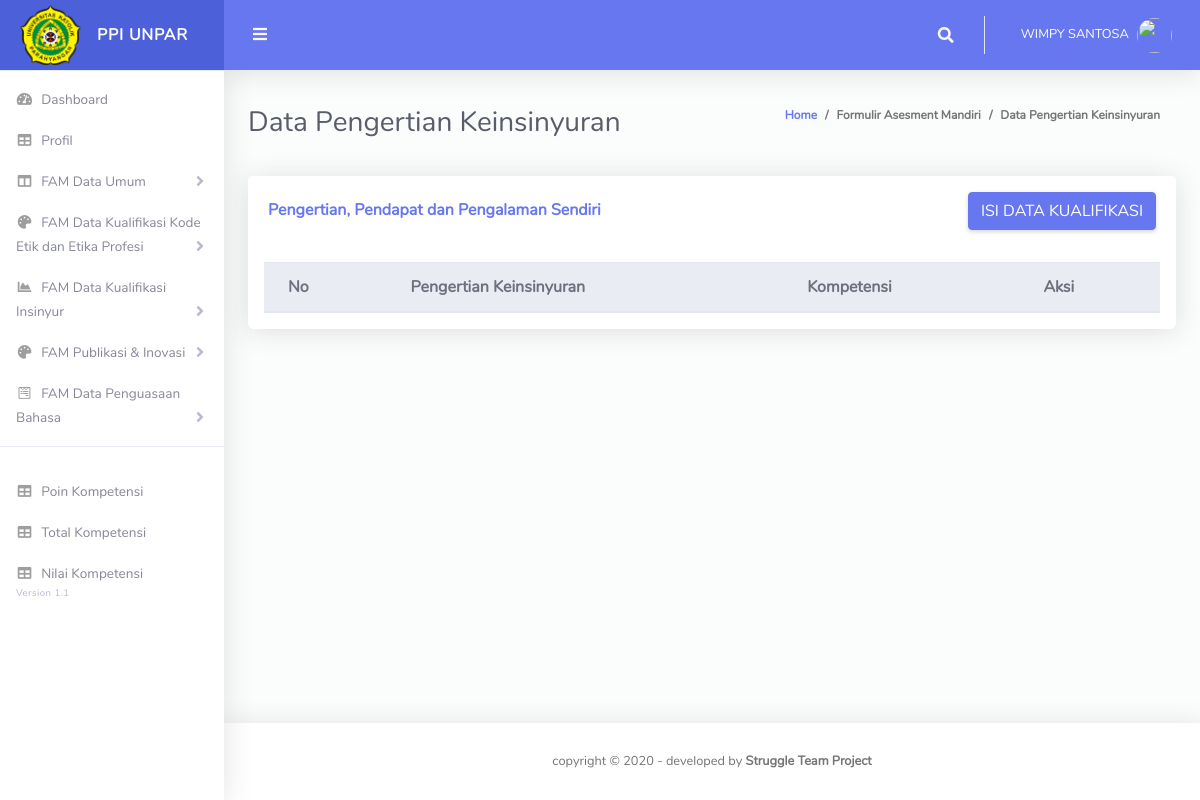
The app's page /mahasiswa/index.php?page=datakualifikasipengertian (signed in), older data.
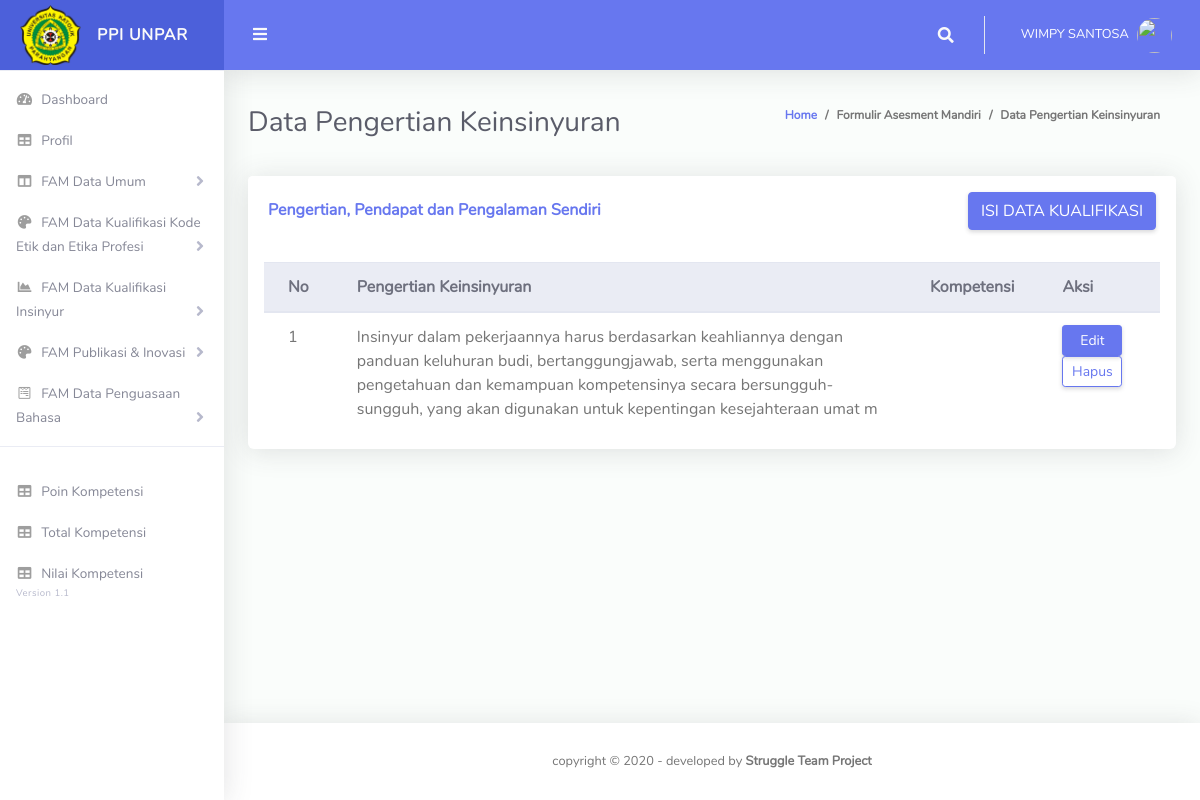
The same page, newer data.
### tables this page shows
CREATE TABLE `datakualifikasipengertian` (
  `id` int(100) NOT NULL,
  `nokta` varchar(150) NOT NULL,
  `nama_lengkap` varchar(200) NOT NULL,
  `pengertian_keinsinyuran` text NOT NULL,
  `kompetensi` varchar(250) NOT NULL
);

### mahasiswa/index.php (the view, shortened to what the changed rows need)
<!DOCTYPE html>
<html lang="en">
<head>
  <link href="../vendor/fontawesome-free/css/all.min.css" rel="stylesheet" type="text/css">
  <link href="../vendor/bootstrap/css/bootstrap.min.css" rel="stylesheet" type="text/css">
  <link href="../vendor/datatables/dataTables.bootstrap4.min.css" rel="stylesheet">
  <link href="../vendor/select2/dist/css/select2.min.css" rel="stylesheet" type="text/css">
  <link href="../vendor/bootstrap-datepicker/css/bootstrap-datepicker.min.css" rel="stylesheet" >
  <link href="../vendor/bootstrap-touchspin/css/jquery.bootstrap-touchspin.css" rel="stylesheet" >
  <link href="../vendor/clock-picker/clockpicker.css" rel="stylesheet">
  <link href="../css/ruang-admin.min.css" rel="stylesheet">
</head>
<body id="page-top">
  <div id="wrapper">
    <div id="content-wrapper" class="d-flex flex-column">
      <div id="content">
        <?php
      $id = $_SESSION['id'];
      ?>
        <?php include "main_switch.php"; ?>
      </div>
        </div>
    </div>
  </div>
</body>
</html>

### mahasiswa/datakualifikasipengertian.php (shortened to what the changed rows need)
<?php
      include "koneksi.php";
      $query="SELECT * FROM profil where id='$id'";
      $sql = mysqli_query ($connect,$query);
      while ($hasil = mysqli_fetch_array($sql)) {
      $nokta = $hasil ['nokta'];
      ?>
  <?php } ?>
        <div class="container-fluid" id="container-wrapper">
          <div class="d-sm-flex align-items-center justify-content-between mb-4">
            <h1 class="h3 mb-0 text-gray-800">Data Pengertian Keinsinyuran</h1>
          </div>
          <div class="row">
            <div class="col-lg-12">
              <div class="card mb-4">
                <div class="table-responsive p-3">
                  <table class="table align-items-center table-flush" id="dataTable">
                    <thead class="thead-light">
                      <tr>
                        <th>No</th>
                        <th>Pengertian Keinsinyuran</th>
                        <th>Kompetensi</th>
                        <th>Aksi</th>
                      </tr>
                      <?php
    include '../koneksi.php';
    $no = 1;
    $data = mysqli_query($connect,"select * from datakualifikasipengertian where nokta='$nokta'");
    while($d = mysqli_fetch_array($data)){
      ?>
      <tr>
        <td><?php echo $no++; ?></td>
        <td><?php echo $d['pengertian_keinsinyuran']; ?></td>
        <td><?php echo $d['kompetensi']; ?></td>
        <td>
          <a href="index.php?page=editkualifikasipengertian&amp;&amp;id=<?php echo $d['id']; ?>" onclick="return confirm('Yakin Akan Mengedit Data Ini ?')" class="btn btn-sm btn-primary" style="width:60px;">Edit</a>
          <a href="index.php?page=deletekualifikasipengertian&amp;&amp;id=<?php echo $d['id']; ?>" onclick="return confirm('Yakin Akan hapus Data Ini ?')" class="btn btn-sm btn-outline-primary" style="width:60px;">Hapus</a>
        </td>
      </tr>
      <?php
    }
    ?>
  </table>
                </div>
              </div>
              </div>
            </div>

Row changes from the older to the newer data that the page shows:
added datakualifikasipengertian: pengertian_keinsinyuran "Insinyur dalam pekerjaannya harus berdasarkan keahliannya dengan panduan keluhuran budi, bertanggungjawab, serta menggunakan pengetahuan dan kemampuan kompetensinya secara bersungguh-sungguh, yang akan digunakan untuk kepentingan kesejahteraan umat m"
